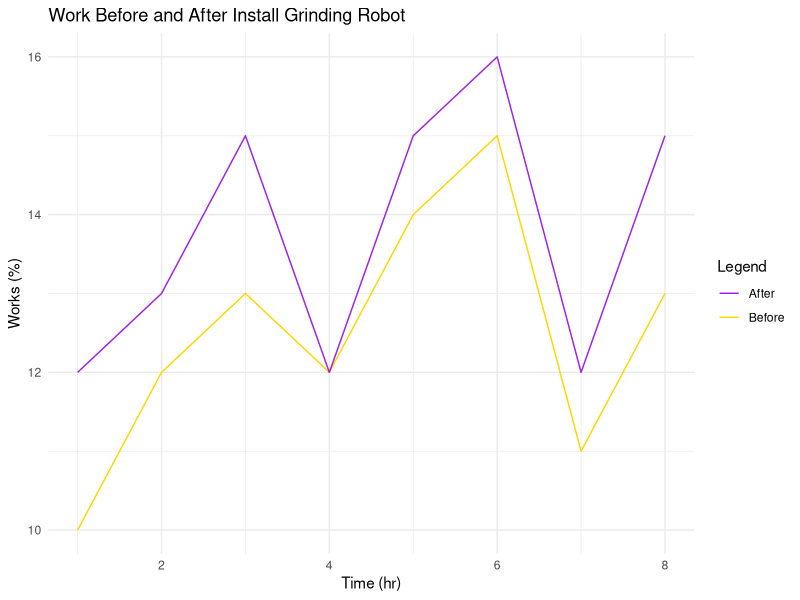

Source code (R):
## ---- chunk 1
knitr::opts_chunk$set(echo = TRUE)
library(ggplot2)
library(tidyverse)
## ---- chunk 2
# Create List
time_before <- c(1:8)
work_before <- c(10, 12, 13, 12, 14, 15, 11, 13)
time_after <- c(1:8)
work_after <- c(12, 13, 15, 12, 15, 16, 12, 15)

# Create Data Frame
work_data <- data.frame(
  time_before = time_before,
  work_before = work_before,
  time_after = time_after,
  work_after = work_after
)
## ---- chunk 3
# Create Graph
work_data_graph1 <- ggplot(work_data) +
  geom_line(aes(x = time_before, y = work_before, color = "Before")) +
  geom_line(aes(x = time_after, y = work_after, color = "After")) +
  labs(x = "Time (hr)", y = "Works (%)", title = "Work Before and After Install Grinding Robot") +
  scale_color_manual(name = "Legend", values = c("Before" = "gold", "After" = "purple")) +
  theme_minimal()
print(work_data_graph1)

## ---- chunk 4
# Calculate percent of change
work_data$percent_change <- ((work_data$work_after - work_data$work_before) / work_data$work_before) * 100
work_data

## ---- chunk 5
# Calculate the sum of work_before and work_after
total_work_before <- sum(work_data$work_before)
total_work_after <- sum(work_data$work_after)

# Calculate the total percent change
total_percent_change <- ((total_work_after - total_work_before) / total_work_before) * 100
total_percent_change

